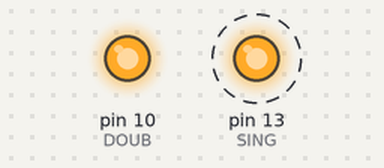
This sketch was run on a simulated Arduino Uno, built with avr-gcc and run on an emulated ATmega328P. Shown: output pins drawn as LEDs (lit = HIGH). Dashed ring = blinking.

Above: at 0.5 s.
At 2.5 s:
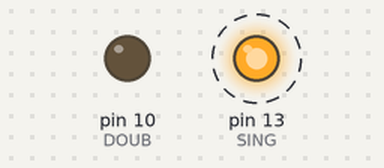
Timing chart, 0 to 5.2 s (numbered marks = the images above):
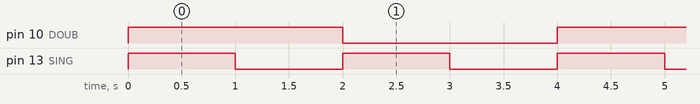

The sketch:

Task2.ino
```cpp
int const SING = 13;
int const DOUB = 10;

void setup() {
  // put your setup code here, to run once:
  pinMode(SING, OUTPUT);
  pinMode(DOUB, OUTPUT);
}

void loop() {
  // put your main code here, to run repeatedly:
  digitalWrite(SING, HIGH);
  digitalWrite(DOUB, HIGH);
  delay(1000);
  digitalWrite(SING, LOW);
  delay(1000);
  digitalWrite(SING, HIGH);
  digitalWrite(DOUB, LOW);
  delay(1000);
  digitalWrite(SING, LOW);
  delay(1000);
  digitalWrite(SING, HIGH);
  digitalWrite(DOUB, HIGH);

}
```

Measured:
- by itself, pin 10 (DOUB): alternates HIGH for 2.0 s and LOW for 2.0 s
- by itself, pin 13 (SING): alternates HIGH for 1.0 s and LOW for 1.0 s
- by itself, everything shown: repeats every 4.0 s, in 4 steps
